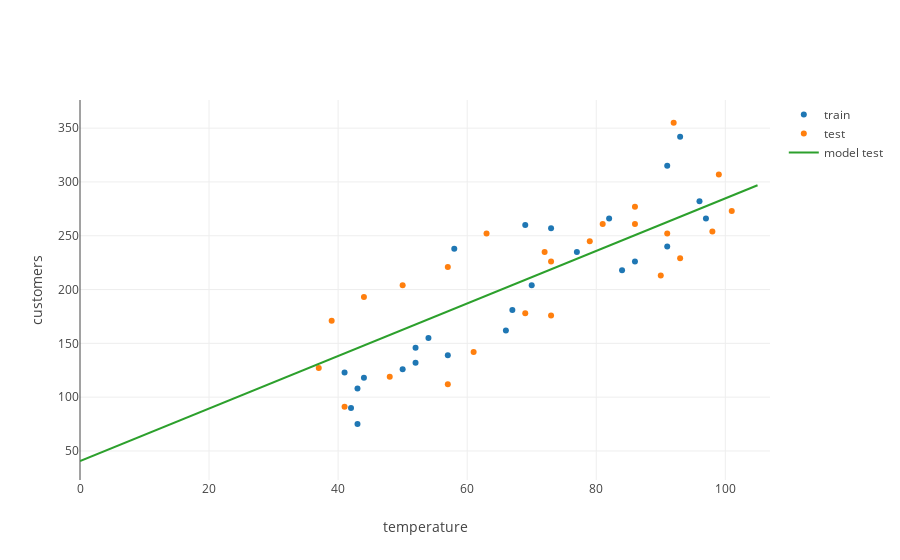

The notebook cell saved with this chart:
### Code cell
model_trace_test = trace_values(input_temps, predicted_values_test, name = 'model test', mode = 'lines')
plot([data_trace_train, data_trace_test, model_trace_test], layout = layout)

### Figure 1 — Plotly figure (JSON) as saved in the notebook; plotly's stock layout.template omitted (floating-point values rounded to 4 significant figures)
{"data": [{"mode": "markers", "name": "train", "text": [], "type": "scatter", "uid": "ba403c3b-cc1c-467a-a00b-f9576ac7219c", "x": [58, 42, 82, 43, 50, 91, 93, 41, 77, 66, 73, 96, 52, 97, 44, 69, 67, 54, 84, 91, 70, 86, 57, 43, 52], "y": [238, 90, 266, 108, 126, 315, 342, 123, 235, 162, 257, 282, 132, 266, 118, 260, 181, 155, 218, 240, 204, 226, 139, 75, 146]}, {"mode": "markers", "name": "test", "text": [], "type": "scatter", "uid": "18e4368c-382e-4ba9-b696-fcb55a3c1791", "x": [81, 57, 37, 50, 73, 61, 91, 57, 101, 86, 92, 73, 90, 41, 79, 69, 48, 99, 39, 93, 63, 44, 72, 98, 86], "y": [261, 112, 127, 204, 226, 142, 252, 221, 273, 261, 355, 176, 213, 91, 245, 178, 119, 307, 171, 229, 252, 193, 235, 254, 277]}, {"mode": "lines", "name": "model test", "text": [], "type": "scatter", "uid": "049780ee-2662-4339-bf4d-c5dbade50cd1", "x": [0, 5, 10, 15, 20, 25, 30, 35, 40, 45, 50, 55, 60, 65, 70, 75, 80, 85, 90, 95, 100, 105], "y": [40.69, 52.89, 65.09, 77.29, 89.49, 101.7, 113.9, 126.1, 138.3, 150.5, 162.7, 174.9, 187.1, 199.3, 211.5, 223.7, 235.9, 248.1, 260.3, 272.5, 284.7, 296.9]}], "layout": {"autosize": true, "xaxis": {"autorange": true, "range": [0, 107.0], "title": {"text": "temperature"}, "type": "linear"}, "yaxis": {"autorange": true, "range": [22.95, 377.7], "title": {"text": "customers"}, "type": "linear"}}}
